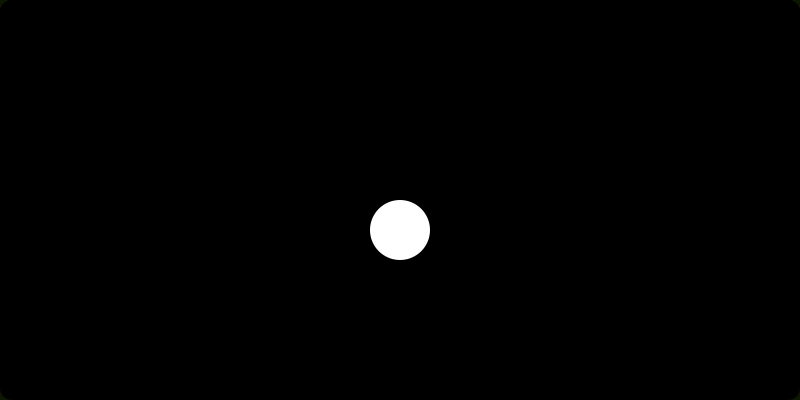
<?xml version="1.0" encoding="UTF-8"?>
<ui version="4.0">
 <class>multimediaMessage</class>
 <widget class="QWidget" name="multimediaMessage">
  <property name="geometry">
   <rect>
    <x>0</x>
    <y>0</y>
    <width>800</width>
    <height>400</height>
   </rect>
  </property>
  <property name="minimumSize">
   <size>
    <width>800</width>
    <height>400</height>
   </size>
  </property>
  <property name="windowTitle">
   <string>Form</string>
  </property>
  <property name="styleSheet">
   <string notr="true">border-radius: 12px;
background-color: rgb(12, 23, 0);</string>
  </property>
  <widget class="QWidget" name="container" native="true">
   <property name="geometry">
    <rect>
     <x>0</x>
     <y>0</y>
     <width>800</width>
     <height>400</height>
    </rect>
   </property>
   <property name="styleSheet">
    <string notr="true">background-color: rgb(0, 0, 0);</string>
   </property>
   <widget class="QWidget" name="read" native="true">
    <property name="geometry">
     <rect>
      <x>0</x>
      <y>0</y>
      <width>800</width>
      <height>201</height>
     </rect>
    </property>
    <property name="styleSheet">
     <string notr="true">background-color: rgb(0, 0, 0);</string>
    </property>
   </widget>
   <widget class="QTextEdit" name="textLabel">
    <property name="geometry">
     <rect>
      <x>0</x>
      <y>260</y>
      <width>800</width>
      <height>100</height>
     </rect>
    </property>
    <property name="styleSheet">
     <string notr="true">background-color: rgb(0, 0, 0);
color: rgb(150, 150, 150);</string>
    </property>
   </widget>
   <widget class="QPushButton" name="play">
    <property name="geometry">
     <rect>
      <x>370</x>
      <y>200</y>
      <width>60</width>
      <height>60</height>
     </rect>
    </property>
    <property name="styleSheet">
     <string notr="true">background-color: rgb(255, 255, 255);
border-radius: 30px;</string>
    </property>
    <property name="text">
     <string/>
    </property>
    <property name="icon">
     <iconset>
      <normaloff>../icons/play2.png</normaloff>../icons/play2.png</iconset>
    </property>
    <property name="iconSize">
     <size>
      <width>64</width>
      <height>64</height>
     </size>
    </property>
   </widget>
   <widget class="QLabel" name="label">
    <property name="geometry">
     <rect>
      <x>0</x>
      <y>360</y>
      <width>300</width>
      <height>30</height>
     </rect>
    </property>
    <property name="styleSheet">
     <string notr="true">color: rgb(50, 50, 50);
background-color: rgb(0, 0, 0);</string>
    </property>
    <property name="text">
     <string/>
    </property>
   </widget>
   <widget class="QLabel" name="length">
    <property name="geometry">
     <rect>
      <x>340</x>
      <y>360</y>
      <width>150</width>
      <height>30</height>
     </rect>
    </property>
    <property name="styleSheet">
     <string notr="true">color: rgb(50, 50, 50);
background-color: rgb(0, 0, 0);</string>
    </property>
    <property name="text">
     <string/>
    </property>
   </widget>
   <widget class="QLabel" name="date">
    <property name="geometry">
     <rect>
      <x>490</x>
      <y>360</y>
      <width>150</width>
      <height>30</height>
     </rect>
    </property>
    <property name="styleSheet">
     <string notr="true">color: rgb(50, 50, 50);
background-color: rgb(0, 0, 0);</string>
    </property>
    <property name="text">
     <string/>
    </property>
   </widget>
   <widget class="QLabel" name="time">
    <property name="geometry">
     <rect>
      <x>640</x>
      <y>360</y>
      <width>150</width>
      <height>30</height>
     </rect>
    </property>
    <property name="styleSheet">
     <string notr="true">color: rgb(50, 50, 50);
background-color: rgb(0, 0, 0);</string>
    </property>
    <property name="text">
     <string/>
    </property>
   </widget>
  </widget>
 </widget>
 <resources/>
 <connections/>
</ui>
